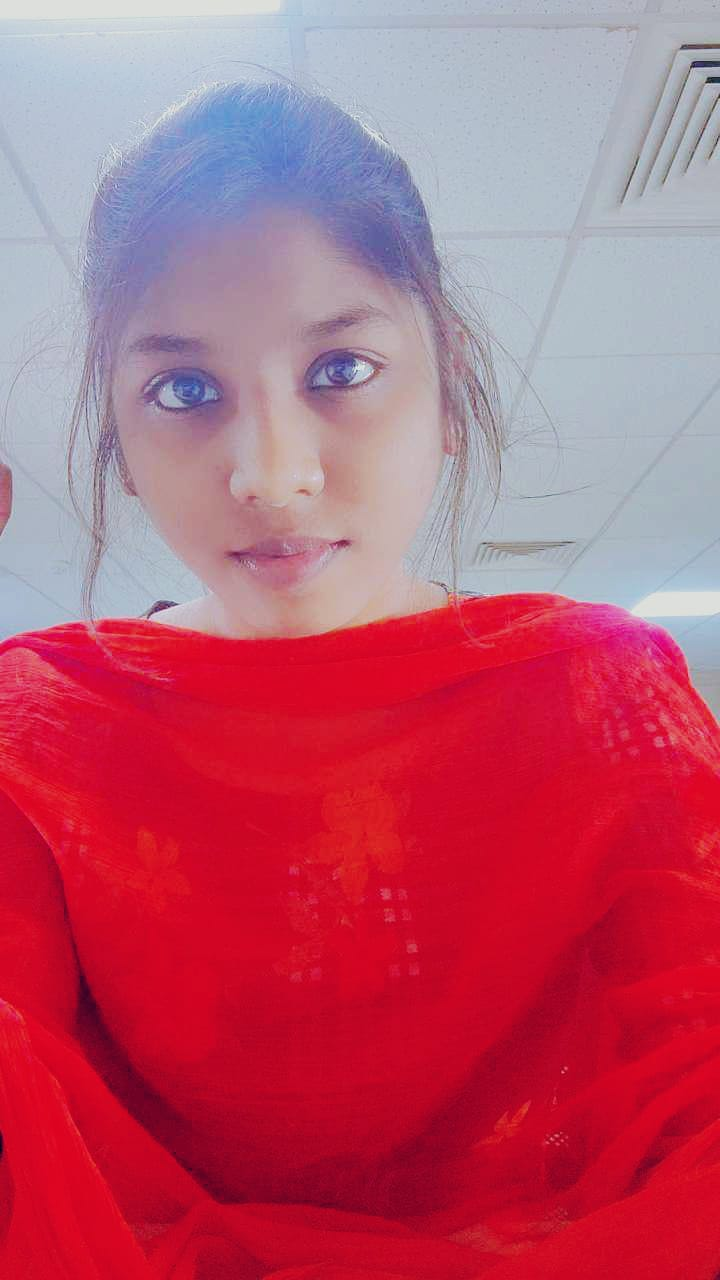
#> input picture attendance_project/dataset/madhuri/1.jpg.jpeg, 720 x 1280 px; its folder holds only this picture in this run
$ python train_model.py
#> lines starting #> are read from the running program, lines starting #| are printed output that depends on the picture
import cv2, os, json, numpy as np

DATASET = "dataset"
MODEL_DIR = "model"
os.makedirs(MODEL_DIR, exist_ok=True)

face_cascade = cv2.CascadeClassifier(
    cv2.data.haarcascades + "haarcascade_frontalface_default.xml"
)

faces = []
labels = []
label_map = {}
label_id = 0

print("\nTraining started...\n")

for person in sorted(os.listdir(DATASET)):
    person_path = os.path.join(DATASET, person)
    if not os.path.isdir(person_path):
        continue

    print(person)
    label_map[label_id] = person
    person_face_count = 0

    for img_name in os.listdir(person_path):
        if not img_name.lower().endswith((".jpg", ".jpeg", ".png")):
            continue

        img_path = os.path.join(person_path, img_name)
        img = cv2.imread(img_path)
#> img is the input picture: shape (1280, 720, 3); mean B, G, R 111.8, 87.8, 185.9
        if img is None:
            continue

        gray = cv2.cvtColor(img, cv2.COLOR_BGR2GRAY)
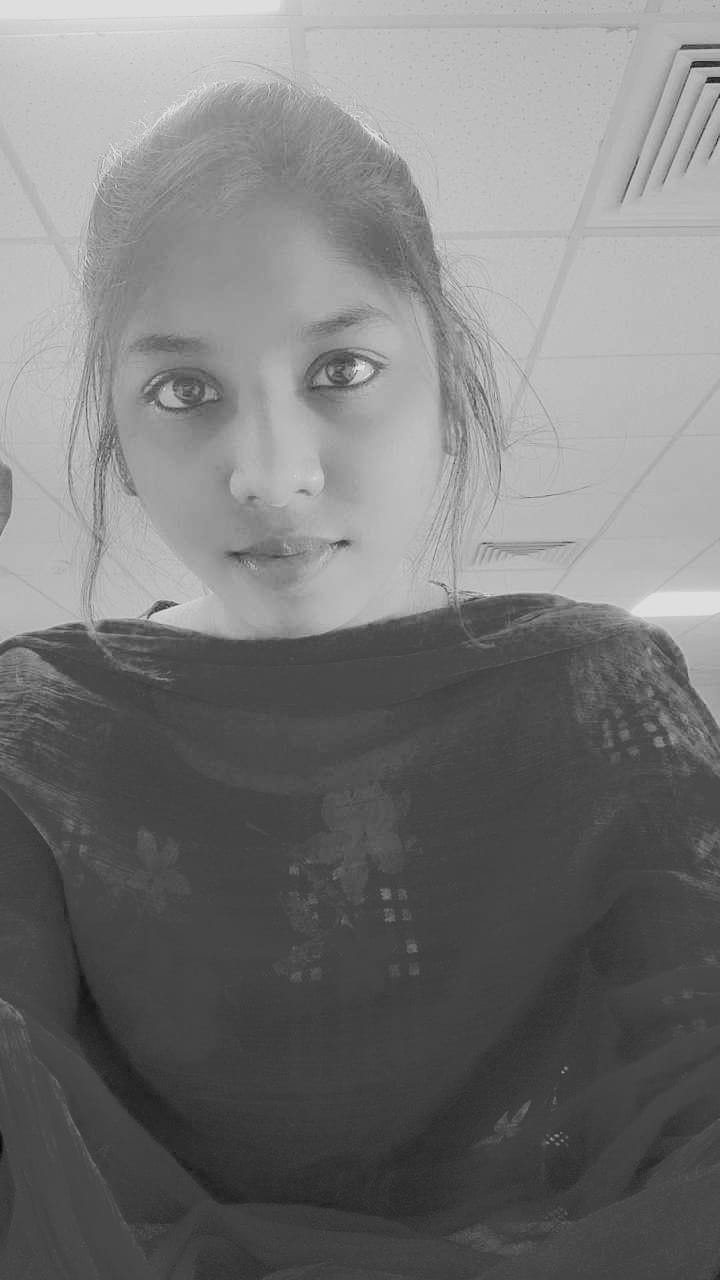
#> gray: shape (1280, 720); min 6, max 242, mean 119.9
        detected = face_cascade.detectMultiScale(gray, 1.2, 5)
#> detected = ()

        # ✅ If face detected → crop face
        if len(detected) > 0:
            x, y, w, h = detected[0]
            face = gray[y:y+h, x:x+w]
        else:
            # ✅ If no face detected → use full image
            face = gray

        face = cv2.resize(face, (200, 200))
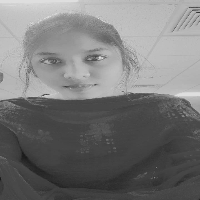
#> face: shape (200, 200); min 25, max 228, mean 119.8
        face = cv2.equalizeHist(face)
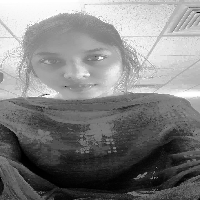
#> face: shape (200, 200); min 0, max 255, mean 129.4

        faces.append(face)
        labels.append(label_id)
        person_face_count += 1

    print(f"  images used: {person_face_count}")
    label_id += 1
#> pass 2 of the loop `for person in sorted(os.listdir(DATASET)):`:
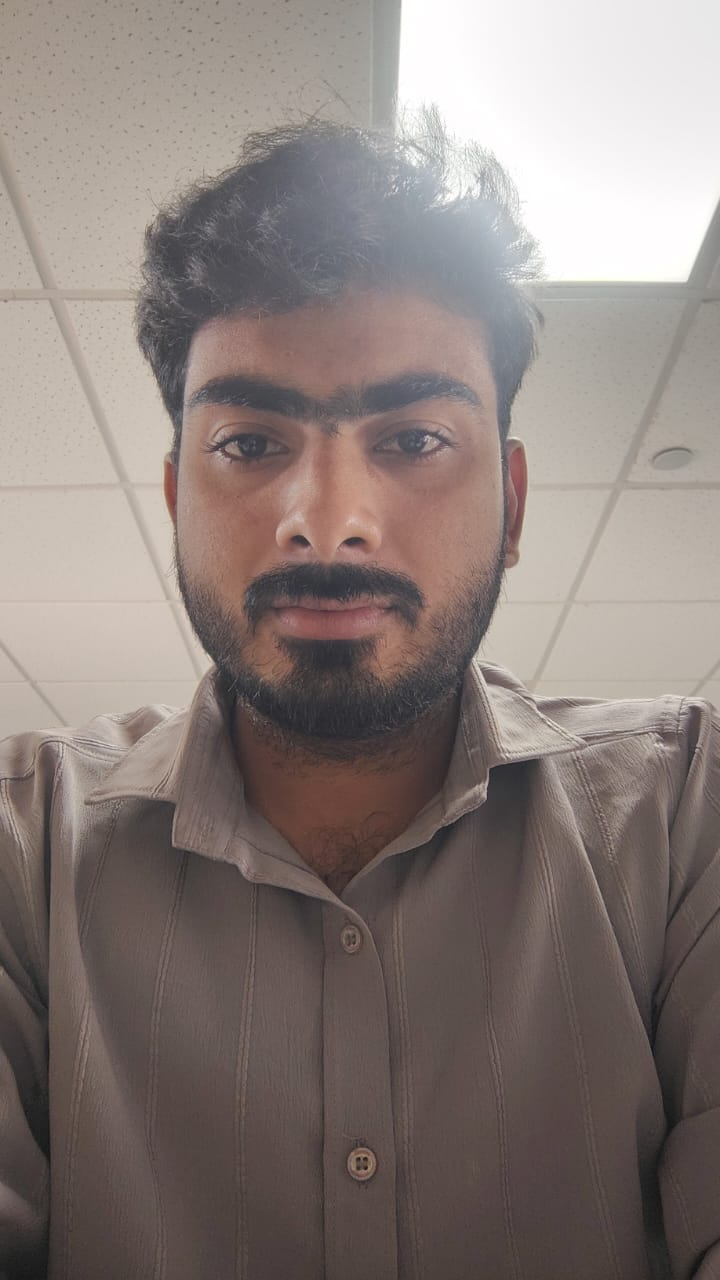
#> input picture attendance_project/dataset/prasanna/1.jpg.jpeg, 720 x 1280 px
#> img is the input picture: shape (1280, 720, 3); mean B, G, R 121.5, 125.5, 137
#> `gray = cv2.cvtColor(img, cv2.COLOR_BGR2GRAY)`:
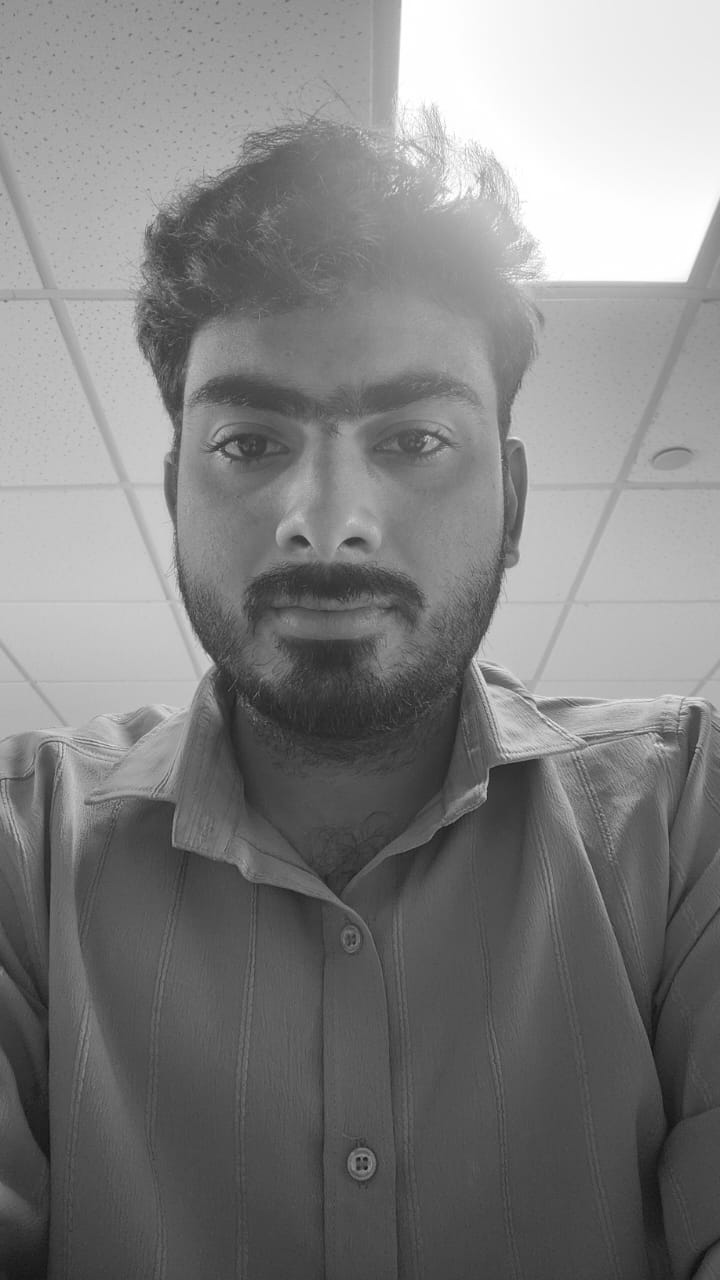
#> gray: shape (1280, 720); min 15, max 255, mean 128.6
#> detected = [[121, 269, 444, 444]]
#> x = 121; y = 269; w = 444
#> `face = cv2.equalizeHist(face)`:
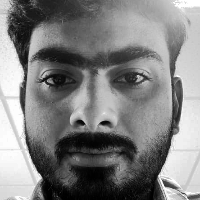
#> face: shape (200, 200); min 0, max 255, mean 128.4
#> label_id = 2
#> pass 3 of the loop `for person in sorted(os.listdir(DATASET)):`:
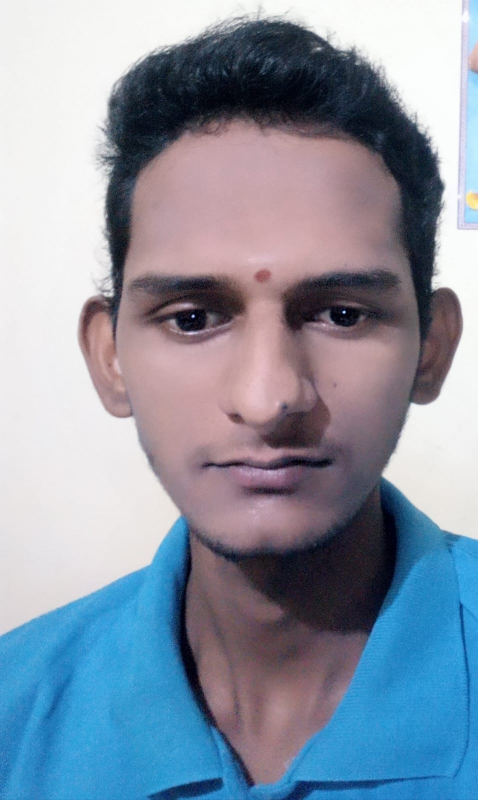
#> input picture attendance_project/dataset/santosh/1.jpg.jpeg, 956 x 1600 px (shown at 1/2 size)
#> img is the input picture: shape (1600, 956, 3); mean B, G, R 164.4, 148.2, 137.3
#> `gray = cv2.cvtColor(img, cv2.COLOR_BGR2GRAY)`:
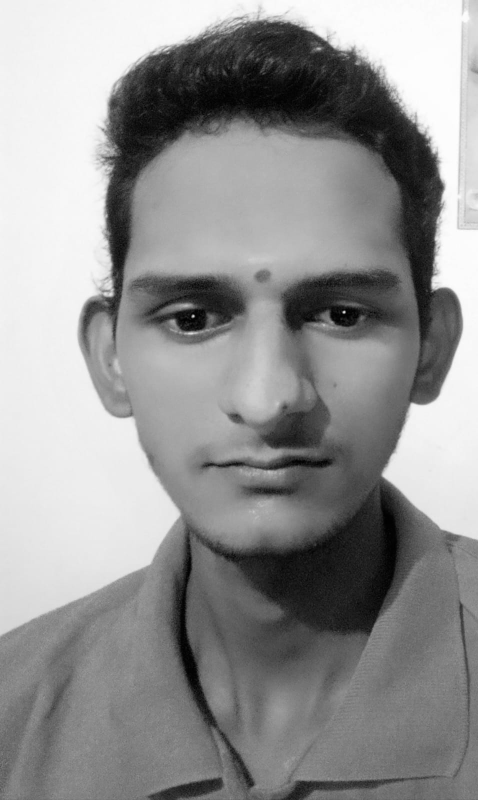
#> gray: shape (1600, 956) (shown at 1/2 size); min 1, max 255, mean 146.8
#> detected = [[154, 335, 748, 748]]
#> x = 154; y = 335; w = 748
#> `face = cv2.equalizeHist(face)`:
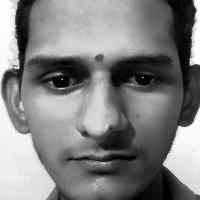
#> face: shape (200, 200); min 0, max 255, mean 128.3
#> label_id = 3

if len(faces) < 2:
    print("❌ Not enough training data. Add clearer images.")
    exit()

faces = np.array(faces)
labels = np.array(labels)

recognizer = cv2.face.LBPHFaceRecognizer_create()
recognizer.train(faces, labels)

recognizer.save("model/face_model.yml")
with open("model/names.json", "w") as f:
    json.dump(label_map, f)

print("\n✅ Training completed successfully")
print("Label map:", label_map)
